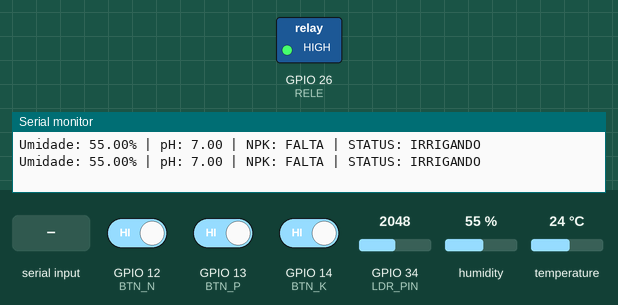
A sketch run on a simulated ESP32. Parts: switched loads named in the sketch (green lamp = pin HIGH), the last lines printed to the serial monitor. The inputs (shaded band) are chosen by the test bench; at power-on: GPIO 12 (BTN_N) HIGH, GPIO 13 (BTN_P) HIGH, GPIO 14 (BTN_K) HIGH, humidity 55 %, GPIO 34 (LDR_PIN) = 2048, temperature 24 °C.

Above: at 2.8 s.
2.9 s: "1" received over Serial
At 4.8 s:
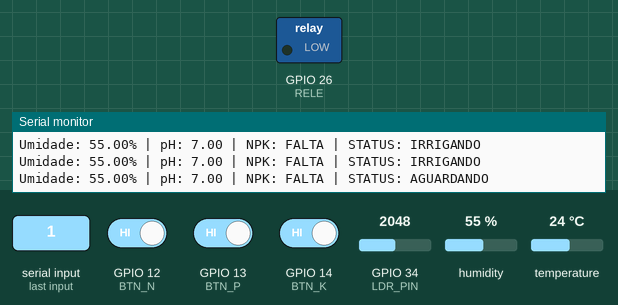
5.6 s: "0" received over Serial
At 6.5 s:
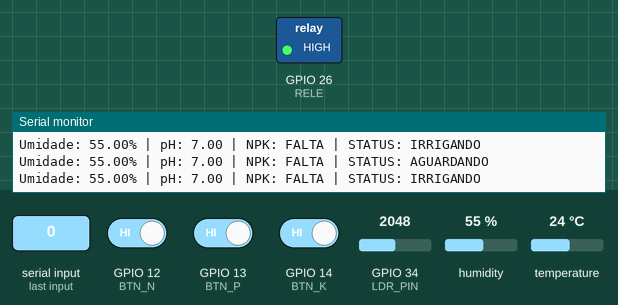
8.3 s: GPIO 12 (BTN_N) driven LOW and GPIO 13 (BTN_P) driven LOW and GPIO 14 (BTN_K) driven LOW
13.5 s: humidity set to 58 %
16.2 s: humidity set to 61 %
At 19.3 s:
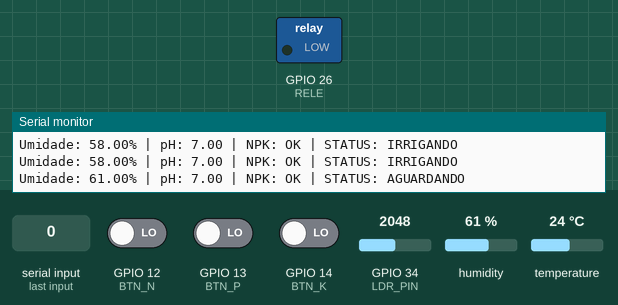
21.5 s: humidity set to 22 %
At 22.8 s:
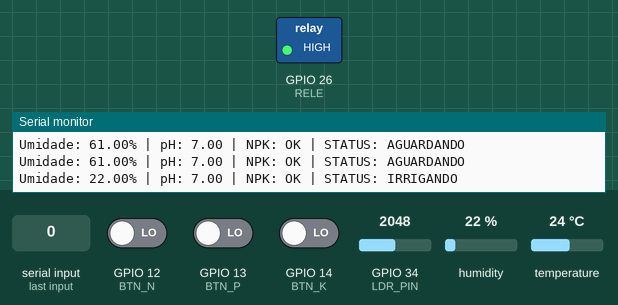
Timing chart, 0 to 24.5 s (numbered marks = the images above; inputs shaded):
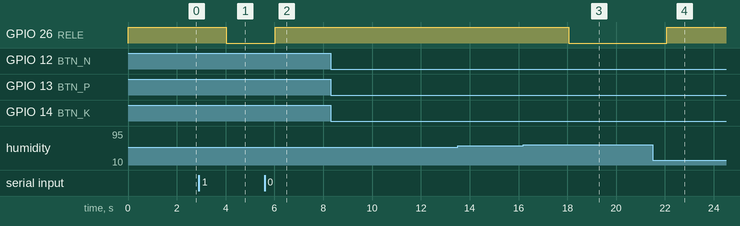

The sketch:

esp32_irrigacao.ino
```cpp
#include "DHT.h"

#define DHTPIN 15
#define DHTTYPE DHT22
#define LDR_PIN 34
#define BTN_N 12
#define BTN_P 13
#define BTN_K 14
#define RELE 26

DHT dht(DHTPIN, DHTTYPE);
bool previsaoChuva = false;

void setup() {
  Serial.begin(115200);
  pinMode(BTN_N, INPUT_PULLUP);
  pinMode(BTN_P, INPUT_PULLUP);
  pinMode(BTN_K, INPUT_PULLUP);
  pinMode(RELE, OUTPUT);
  dht.begin();
}

void loop() {
  // Leitura da API via Python (Serial)
  if (Serial.available()) {
    char dado = Serial.read();
    if (dado == '1') previsaoChuva = true;
    if (dado == '0') previsaoChuva = false;
  }

  float umidade = dht.readHumidity();
  int ldrValor = analogRead(LDR_PIN);

  // Mapeamento didático: LDR (0-4095) para pH (0.0-14.0)
  float phSolo = map(ldrValor, 0, 4095, 0, 140) / 10.0;

  // Leitura NPK (Botão pressionado = Nível OK)
  bool nOk = !digitalRead(BTN_N);
  bool pOk = !digitalRead(BTN_P);
  bool kOk = !digitalRead(BTN_K);

  bool irrigar = false;

  // Lógica de Decisão FarmTech
  // Shitake e Hortaliças precisam de solo úmido e pH controlado (5.5 a 7.0)
  if (!previsaoChuva) {
    if (umidade < 60.0 || phSolo < 5.5 || phSolo > 7.0 || !nOk || !pOk || !kOk) {
      irrigar = true;
    }
  }

  digitalWrite(RELE, irrigar ? HIGH : LOW);

  // Monitoramento Serial
  Serial.print("Umidade: "); Serial.print(umidade);
  Serial.print("% | pH: "); Serial.print(phSolo);
  Serial.print(" | NPK: "); Serial.print(nOk && pOk && kOk ? "OK" : "FALTA");
  Serial.println(irrigar ? " | STATUS: IRRIGANDO" : " | STATUS: AGUARDANDO");

  delay(2000);
}
```

Measured:
- the behaviour switches between 59 and 60 % on humidity (found by bisection; images 2 and 3)
- after the input at 2.9 s, GPIO 26 (RELE): HIGH → LOW after 1.1 s
- after the input at 5.6 s, GPIO 26 (RELE): LOW → HIGH after 0.42 s
- after the input at 16.2 s, GPIO 26 (RELE): HIGH → LOW after 1.9 s
- after the input at 21.5 s, GPIO 26 (RELE): LOW → HIGH after 0.57 s
